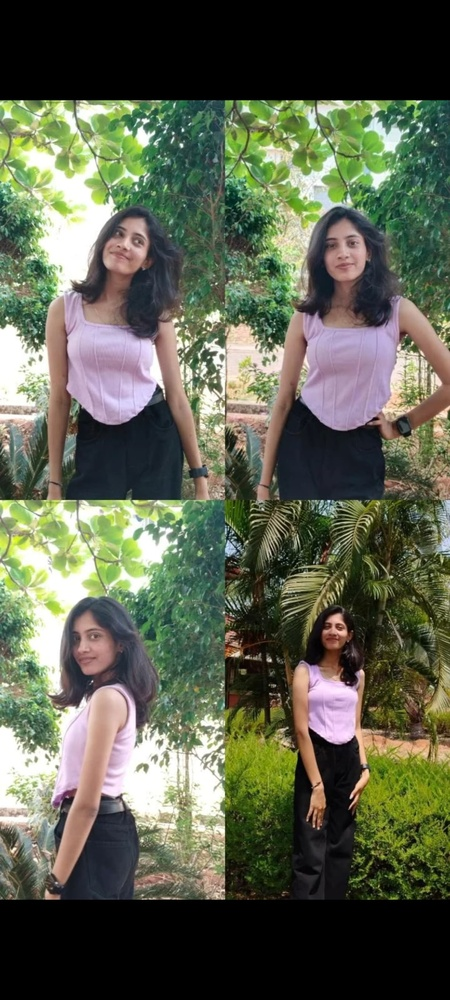
#> input picture pictures/WhatsApp Image 2026-06-11 at 11.27.19.jpeg, 450 x 1000 px, shrunk from 1220 x 2712 before the run
$ python crop_collage.py
#> lines starting #> are read from the running program, lines starting #| are printed output that depends on the picture
from PIL import Image
import os

def crop_collage():
    base_dir = os.path.dirname(os.path.abspath(__file__))
    img_path = os.path.join(base_dir, "pictures", "WhatsApp Image 2026-06-11 at 11.27.19.jpeg")

    if not os.path.exists(img_path):
        print(f"Error: {img_path} does not exist.")
        return

    img = Image.open(img_path)
#> img is the input picture: PIL image 450x1000 RGB; mean R, G, B 93, 97.8, 78.7
    w, h = img.size
#> w = 450; h = 1000

    # 1220 x 2712 suggests a vertical collage of 4 photos stacked vertically.
    # Let's crop into 4 vertical slices.
    h_slice = h // 4
#> h_slice = 250
    for i in range(4):
        crop_img = img.crop((0, i * h_slice, w, (i + 1) * h_slice))
        out_path = os.path.join(base_dir, "pictures", f"WhatsApp_Image_crop_{i+1}.jpeg")
        crop_img.save(out_path, "JPEG")
        print(f"Saved: {out_path}")
#> this loop made 4 passes
#> pass 1, in crop_collage, `crop_img = img.crop((0, i * h_slice, w, (i + 1) * h_slice))`:
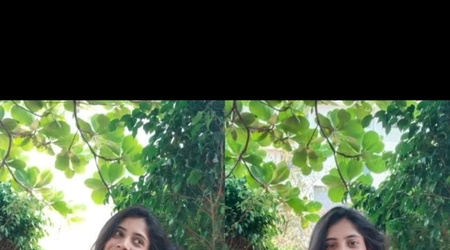
#> crop_img: PIL image 450x250 RGB; mean R, G, B 71, 88.5, 63.6
#> pass 2, in crop_collage, `crop_img = img.crop((0, i * h_slice, w, (i + 1) * h_slice))`:
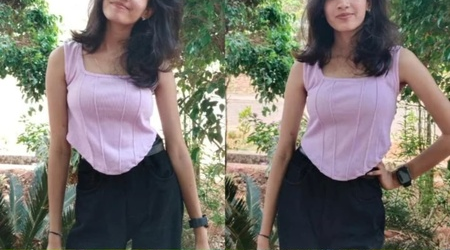
#> crop_img: PIL image 450x250 RGB; mean R, G, B 119.7, 115.7, 109.2
#> pass 3, in crop_collage, `crop_img = img.crop((0, i * h_slice, w, (i + 1) * h_slice))`:
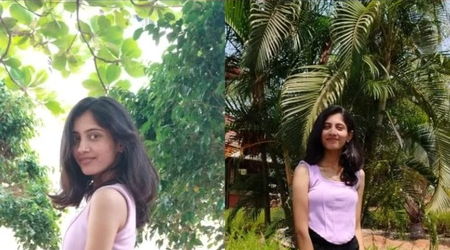
#> crop_img: PIL image 450x250 RGB; mean R, G, B 113.9, 119.1, 91.7
#> after the loop:
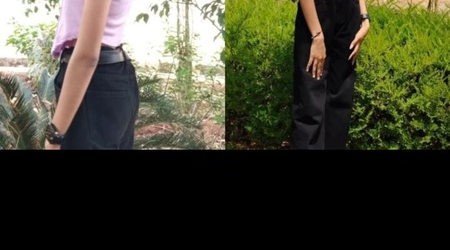
#> crop_img: PIL image 450x250 RGB; mean R, G, B 67.3, 67.7, 50.3

if __name__ == "__main__":
    crop_collage()

$ run again, with pictures/WhatsApp Image 2026-06-11 at 11.26.56.jpeg copied over pictures/WhatsApp Image 2026-06-11 at 11.27.19.jpeg
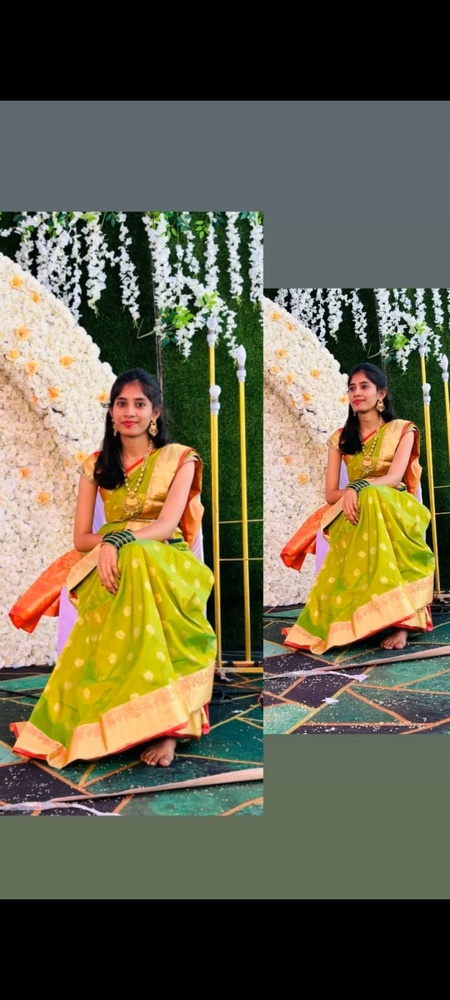
#> input picture pictures/WhatsApp Image 2026-06-11 at 11.26.56.jpeg, 450 x 1000 px, shrunk from 1220 x 2712 before the run
#> in crop_collage, img is the input picture: PIL image 450x1000 RGB; mean R, G, B 104.6, 99.7, 75.2
#> the loop in crop_collage, `for i in range(4):` made 4 passes
#> pass 1, in crop_collage, `crop_img = img.crop((0, i * h_slice, w, (i + 1) * h_slice))`:
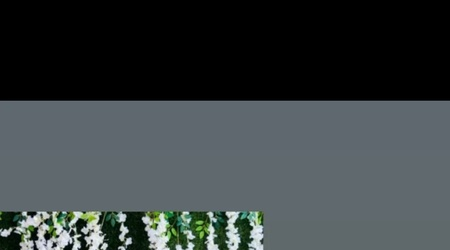
#> crop_img: PIL image 450x250 RGB; mean R, G, B 57.2, 63.6, 64.9
#> after the loop in crop_collage, `for i in range(4):`:
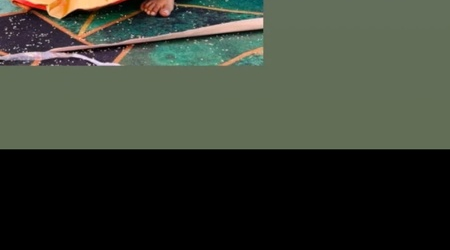
#> crop_img: PIL image 450x250 RGB; mean R, G, B 58.5, 63.9, 52.5

$ run again, with pictures/WhatsApp Image 2026-06-11 at 11.26.57.jpeg copied over pictures/WhatsApp Image 2026-06-11 at 11.27.19.jpeg
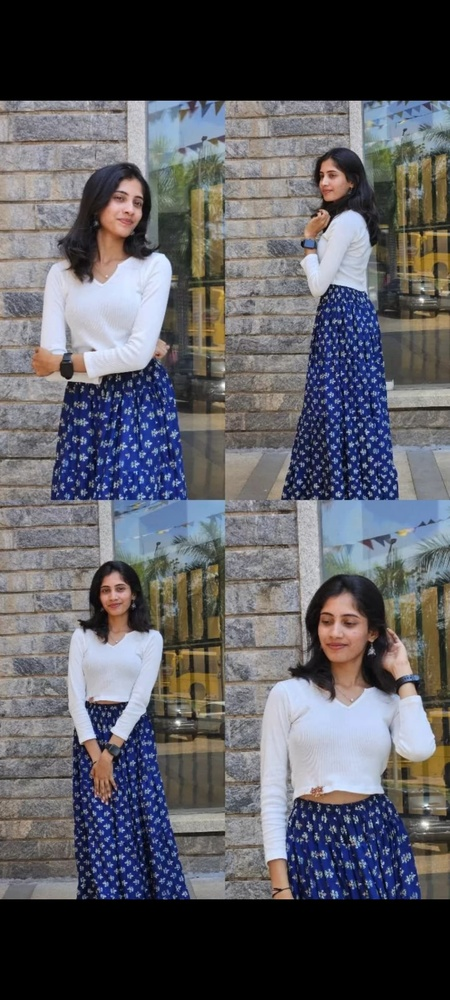
#> input picture pictures/WhatsApp Image 2026-06-11 at 11.26.57.jpeg, 450 x 1000 px, shrunk from 1220 x 2712 before the run
#> in crop_collage, img is the input picture: PIL image 450x1000 RGB; mean R, G, B 92.3, 92.2, 98.3
#> the loop in crop_collage, `for i in range(4):` made 4 passes
#> pass 1, in crop_collage, `crop_img = img.crop((0, i * h_slice, w, (i + 1) * h_slice))`:
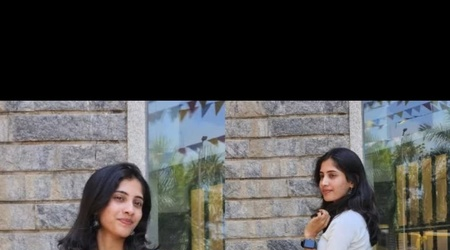
#> crop_img: PIL image 450x250 RGB; mean R, G, B 76.4, 75.2, 74.3
#> after the loop in crop_collage, `for i in range(4):`:
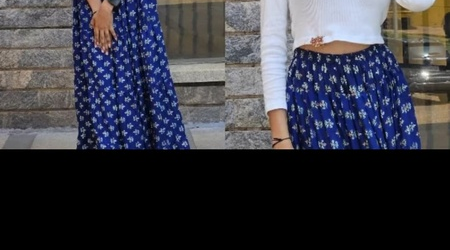
#> crop_img: PIL image 450x250 RGB; mean R, G, B 56.7, 57.2, 66.6

$ run again, with pictures/WhatsApp Image 2026-06-11 at 11.26.58.jpeg copied over pictures/WhatsApp Image 2026-06-11 at 11.27.19.jpeg
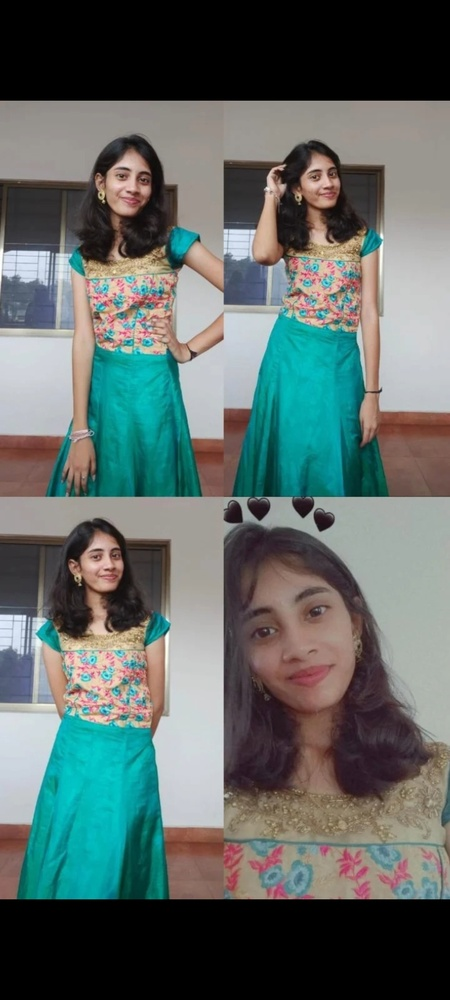
#> input picture pictures/WhatsApp Image 2026-06-11 at 11.26.58.jpeg, 450 x 1000 px, shrunk from 1220 x 2712 before the run
#> in crop_collage, img is the input picture: PIL image 450x1000 RGB; mean R, G, B 94, 105.3, 102.3
#> the loop in crop_collage, `for i in range(4):` made 4 passes
#> pass 1, in crop_collage, `crop_img = img.crop((0, i * h_slice, w, (i + 1) * h_slice))`:
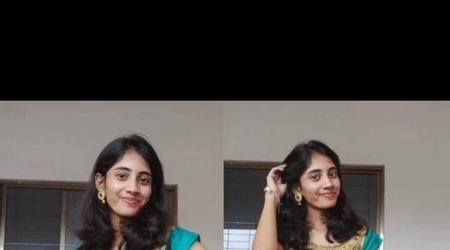
#> crop_img: PIL image 450x250 RGB; mean R, G, B 72.6, 68.8, 65.6
#> after the loop in crop_collage, `for i in range(4):`:
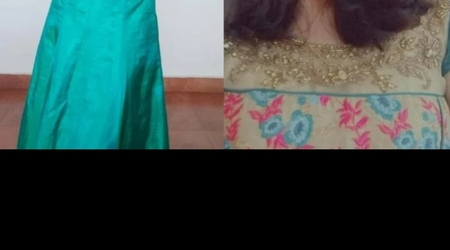
#> crop_img: PIL image 450x250 RGB; mean R, G, B 58.9, 78.5, 75.6
